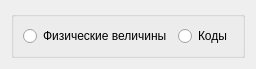
<?xml version="1.0" encoding="UTF-8"?>
<ui version="4.0">
 <class>DataViewWidget</class>
 <widget class="QWidget" name="DataViewWidget">
  <property name="geometry">
   <rect>
    <x>0</x>
    <y>0</y>
    <width>252</width>
    <height>67</height>
   </rect>
  </property>
  <property name="windowTitle">
   <string>Form</string>
  </property>
  <layout class="QVBoxLayout" name="verticalLayout">
   <item>
    <widget class="QGroupBox" name="groupBoxDataView">
     <property name="title">
      <string/>
     </property>
     <layout class="QHBoxLayout" name="horizontalLayout">
      <item>
       <widget class="QRadioButton" name="radioButtonShowPhysical">
        <property name="text">
         <string>Физические величины</string>
        </property>
       </widget>
      </item>
      <item>
       <widget class="QRadioButton" name="radioButtonShowCodes">
        <property name="text">
         <string>Коды</string>
        </property>
       </widget>
      </item>
     </layout>
    </widget>
   </item>
  </layout>
 </widget>
 <resources/>
 <connections/>
</ui>
